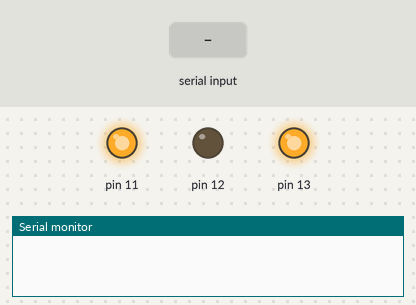
A sketch run on a simulated Arduino Uno, built with avr-gcc and run on an emulated ATmega328P. Parts: output pins drawn as LEDs (lit = HIGH), the last lines printed to the serial monitor. The test bench sets the inputs (shaded band).

Above: at 1.2 s.
1.3 s: "s" received over Serial
At 2.2 s:
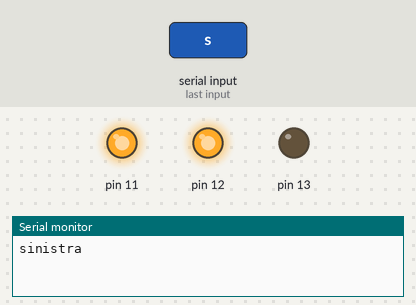
2.8 s: "l" received over Serial
At 3.3 s:
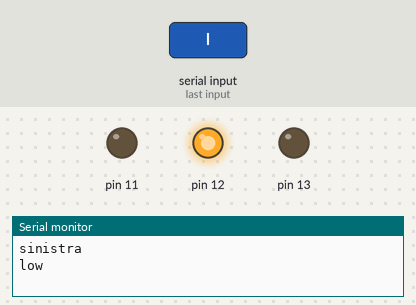
4.3 s: "d" received over Serial
At 5.7 s:
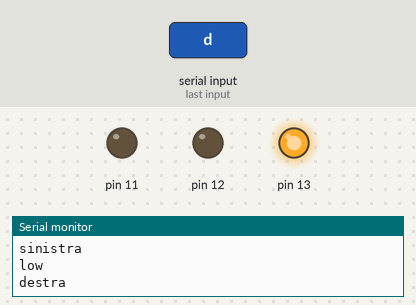
Timing chart, 0 to 7.3 s (numbered marks = the images above; inputs shaded):
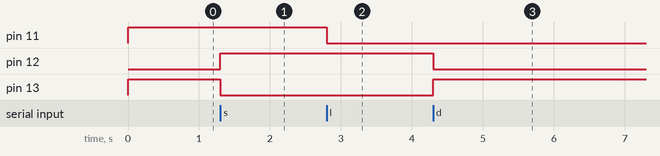

The sketch:

l293d.ino
```cpp
void setup() {
  pinMode(13, OUTPUT);
  pinMode(12, OUTPUT);

  Serial.begin(9600);

  digitalWrite(13, HIGH);
  digitalWrite(12, LOW);
  analogWrite(11, 255);
}

char input;

void loop() {
  if(Serial.available()){
    input = Serial.read();
    if(input == 'd'){
      digitalWrite(13, HIGH);
      digitalWrite(12, LOW);
      Serial.write("destra\n");
    }if(input == 's'){
      digitalWrite(13, LOW);
      digitalWrite(12, HIGH);
      Serial.write("sinistra\n");
    }if(input == 'h'){
      analogWrite(11, 255);
      Serial.write("high\n");
    }if(input == 'l'){
      analogWrite(11, 0);
      Serial.write("low\n");
    }
  }
}
```

Measured:
- after the input at 1.3 s, pin 12: LOW → HIGH at once; pin 13: HIGH → LOW at once
- after the input at 2.8 s, pin 11: HIGH → LOW at once
- after the input at 4.3 s, pin 12: HIGH → LOW at once; pin 13: LOW → HIGH at once
